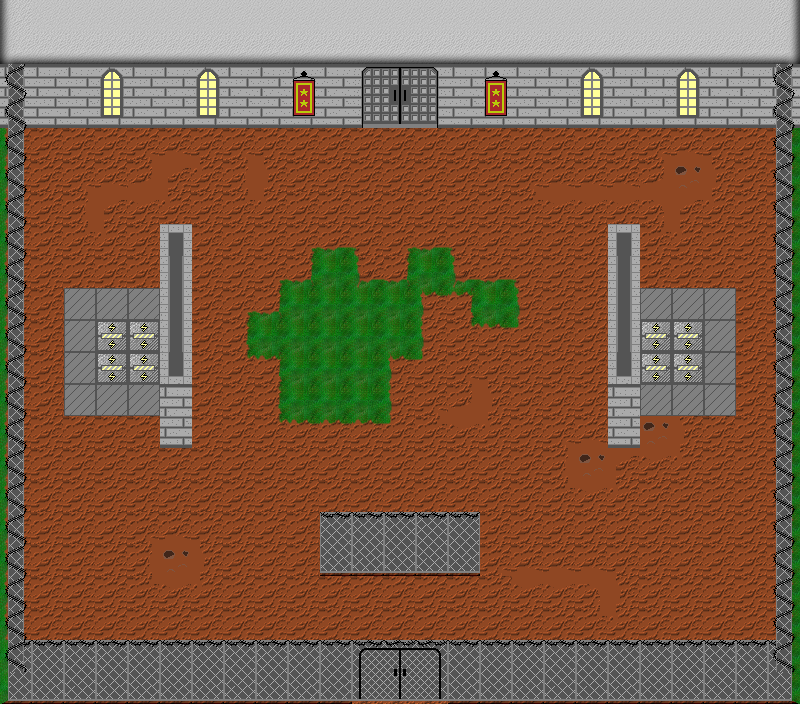

Rendered tile map (Tiled .tmx) drawn with the repository's tilesets; below, a short description and the map source with its tile grids summarised:
An orthogonal 25x22 tile map with 32x32 px tiles, 8 tile layers (Collision_TL, Background_TL, Terrain_TL, Sprite_TL, ...), 4 tilesets and 2 objects (InZone, BossInZone).

<map version="1.0" tiledversion="1.0.2" orientation="orthogonal" renderorder="right-down" width="25" height="22" tilewidth="32" tileheight="32" nextobjectid="10">
 <tileset firstgid="1" source="terrainSet.tsx" />
 <tileset firstgid="56" source="CollisionMap.tsx" />
 <tileset firstgid="106" source="outsideSet.tsx" />
 <tileset firstgid="156" name="OutsideTerrain" tilewidth="32" tileheight="32" tilecount="50" columns="5">
  <image source="img/outside_terrain_set.png" width="160" height="320" />
  <terraintypes>
   <terrain name="EarthAndGrass" tile="-1" />
   <terrain name="Earth" tile="0" />
  </terraintypes>
  <tile id="0" terrain=",,,0" />
  <tile id="1" terrain=",,0,0" />
  <tile id="2" terrain=",,0," />
  <tile id="3" terrain="0,0,0," />
  <tile id="4" terrain="0,0,,0" />
  <tile id="5" terrain=",0,,0" />
  <tile id="6" terrain="0,0,0,0" />
  <tile id="7" terrain="0,,0," />
  <tile id="8" terrain="0,,0,0" />
  <tile id="9" terrain=",0,0,0" />
  <tile id="10" terrain=",0,," />
  <tile id="11" terrain="0,0,," />
  <tile id="12" terrain="0,,," />
  <tile id="13" terrain="1,1,1," />
  <tile id="14" terrain="1,1,,1" />
  <tile id="15" terrain=",,,1" />
  <tile id="16" terrain=",,1,1" />
  <tile id="17" terrain=",,1," />
  <tile id="18" terrain="1,,1,1" />
  <tile id="19" terrain=",1,1,1" />
  <tile id="20" terrain=",1,,1" />
  <tile id="21" terrain="1,1,1,1" />
  <tile id="22" terrain="1,,1," />
  <tile id="25" terrain=",1,," />
  <tile id="26" terrain="1,1,," />
  <tile id="27" terrain="1,,," />
 </tileset>
 <layer name="Collision_TL" width="25" height="22">
  <data>[550 cells, 134 non-empty, 4 distinct tile ids]</data>
 </layer>
 <layer name="Background_TL" width="25" height="22">
  <data>[550 cells, 550 non-empty, 26 distinct tile ids]</data>
 </layer>
 <layer name="Terrain_TL" width="25" height="22">
  <data>[550 cells, 223 non-empty, 42 distinct tile ids]</data>
 </layer>
 <layer name="Sprite_TL" width="25" height="22">
  <data>[550 cells, 0 non-empty, 0 distinct tile ids]</data>
 </layer>
 <layer name="SpriteHUD_TL" width="25" height="22">
  <data>[550 cells, 0 non-empty, 0 distinct tile ids]</data>
 </layer>
 <layer name="Upper_TL" width="25" height="22">
  <data>[550 cells, 94 non-empty, 12 distinct tile ids]</data>
 </layer>
 <layer name="GameHud_TL" width="25" height="22">
  <data>[550 cells, 0 non-empty, 0 distinct tile ids]</data>
 </layer>
 <layer name="Menu_TL" width="25" height="22">
  <data>[550 cells, 0 non-empty, 0 distinct tile ids]</data>
 </layer>
 <objectgroup name="IOZone_OL">
  <object id="2" name="InZone" type="InZone" x="385" y="599" width="34" height="30">
   <properties>
    <property name="StartPoint" value="InZone_01" />
   </properties>
  </object>
  <object id="8" name="BossInZone" x="382.091" y="153.091" width="31.8182" height="31.8182" />
 </objectgroup>
 <objectgroup name="Sprite_OL" />
</map>
